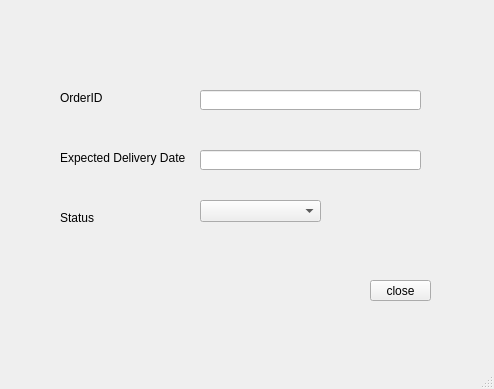
<?xml version="1.0" encoding="UTF-8"?>
<ui version="4.0">
 <class>MainWindow</class>
 <widget class="QMainWindow" name="MainWindow">
  <property name="geometry">
   <rect>
    <x>0</x>
    <y>0</y>
    <width>494</width>
    <height>389</height>
   </rect>
  </property>
  <property name="windowTitle">
   <string>MainWindow</string>
  </property>
  <widget class="QWidget" name="centralwidget">
   <widget class="QLabel" name="label">
    <property name="geometry">
     <rect>
      <x>60</x>
      <y>90</y>
      <width>91</width>
      <height>16</height>
     </rect>
    </property>
    <property name="text">
     <string>OrderID</string>
    </property>
   </widget>
   <widget class="QLabel" name="label_2">
    <property name="geometry">
     <rect>
      <x>60</x>
      <y>150</y>
      <width>131</width>
      <height>16</height>
     </rect>
    </property>
    <property name="text">
     <string>Expected Delivery Date</string>
    </property>
   </widget>
   <widget class="QLabel" name="label_3">
    <property name="geometry">
     <rect>
      <x>60</x>
      <y>210</y>
      <width>101</width>
      <height>16</height>
     </rect>
    </property>
    <property name="text">
     <string>Status</string>
    </property>
   </widget>
   <widget class="QLineEdit" name="lineEdit">
    <property name="geometry">
     <rect>
      <x>200</x>
      <y>90</y>
      <width>221</width>
      <height>20</height>
     </rect>
    </property>
   </widget>
   <widget class="QLineEdit" name="lineEdit_2">
    <property name="geometry">
     <rect>
      <x>200</x>
      <y>150</y>
      <width>221</width>
      <height>20</height>
     </rect>
    </property>
   </widget>
   <widget class="QComboBox" name="comboBox">
    <property name="geometry">
     <rect>
      <x>200</x>
      <y>200</y>
      <width>121</width>
      <height>22</height>
     </rect>
    </property>
   </widget>
   <widget class="QPushButton" name="pushButton">
    <property name="geometry">
     <rect>
      <x>370</x>
      <y>280</y>
      <width>61</width>
      <height>21</height>
     </rect>
    </property>
    <property name="text">
     <string>close</string>
    </property>
   </widget>
  </widget>
  <widget class="QMenuBar" name="menubar">
   <property name="geometry">
    <rect>
     <x>0</x>
     <y>0</y>
     <width>494</width>
     <height>18</height>
    </rect>
   </property>
  </widget>
  <widget class="QStatusBar" name="statusbar"/>
 </widget>
 <resources/>
 <connections/>
</ui>
